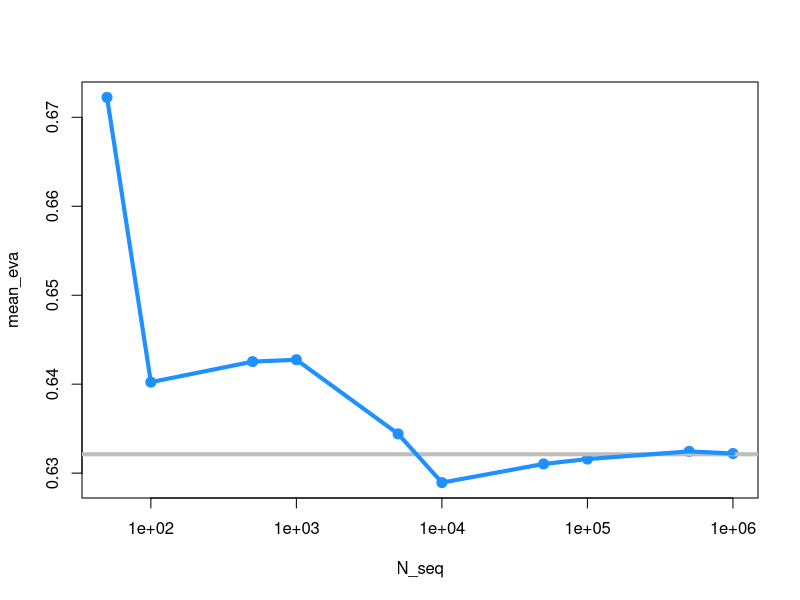
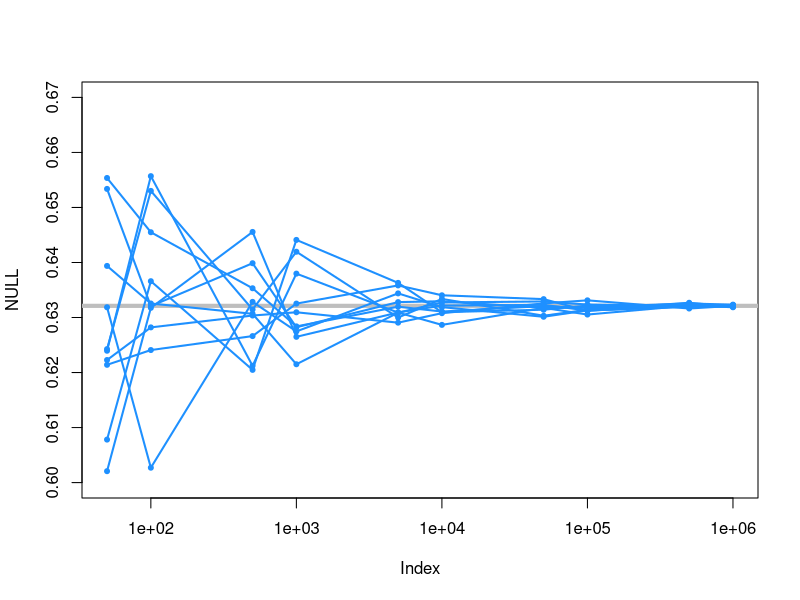
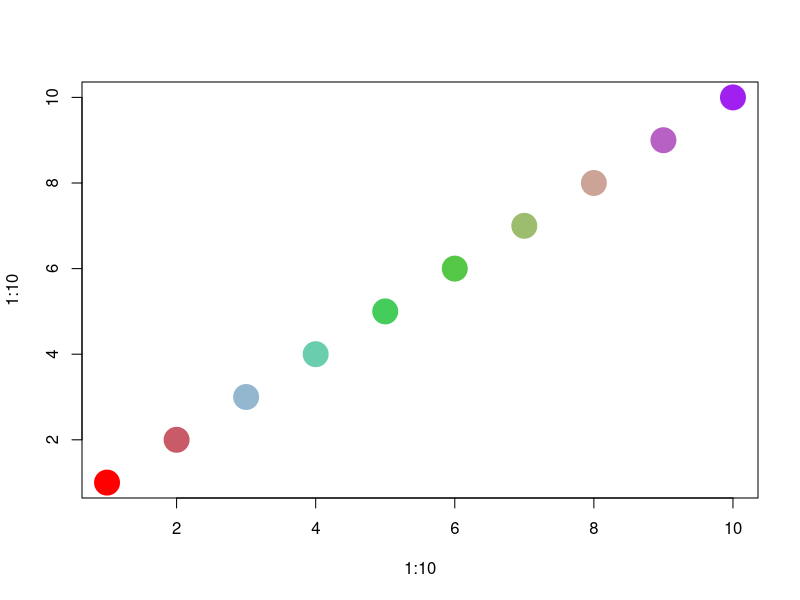
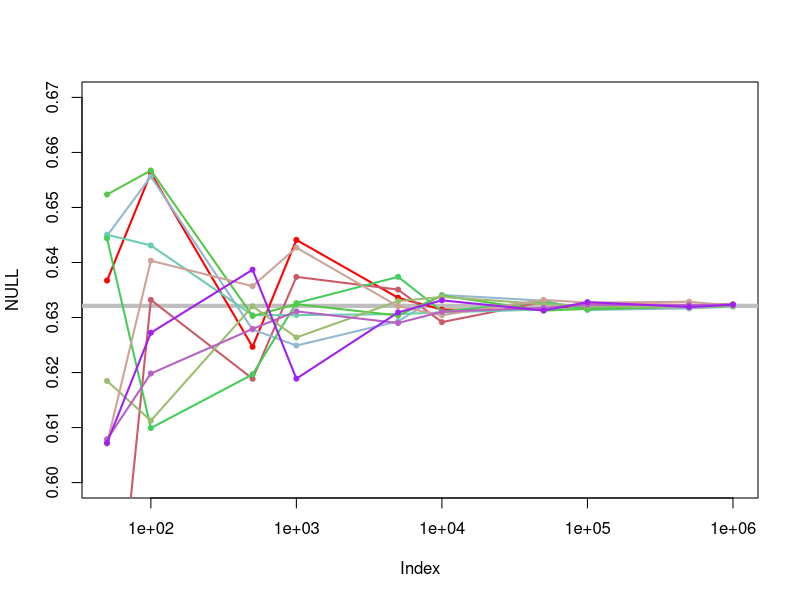
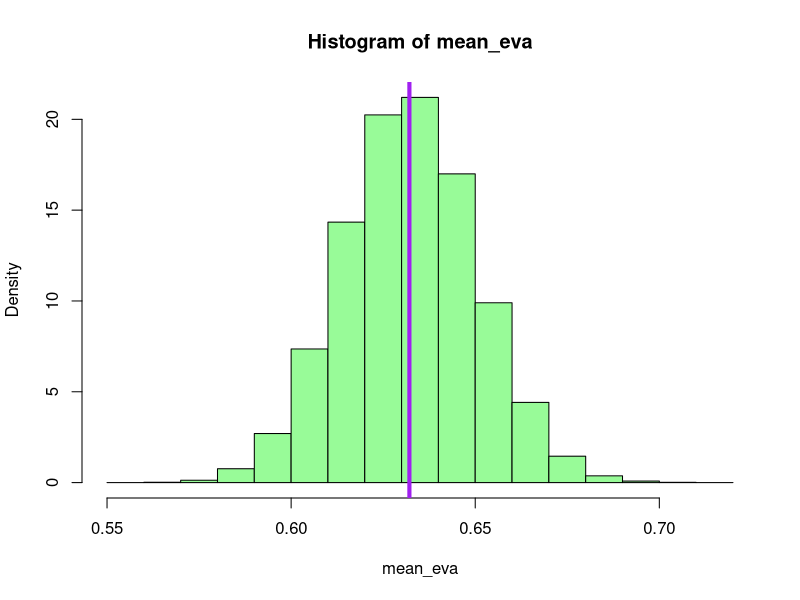
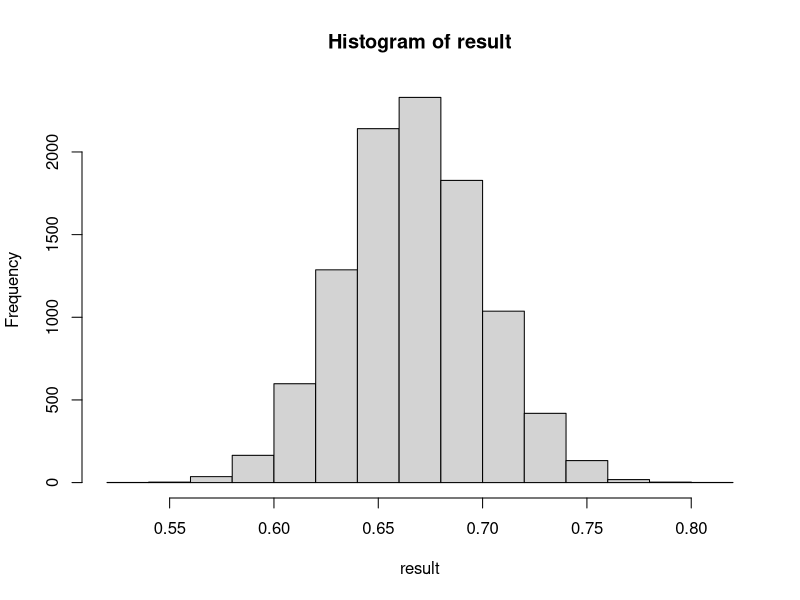
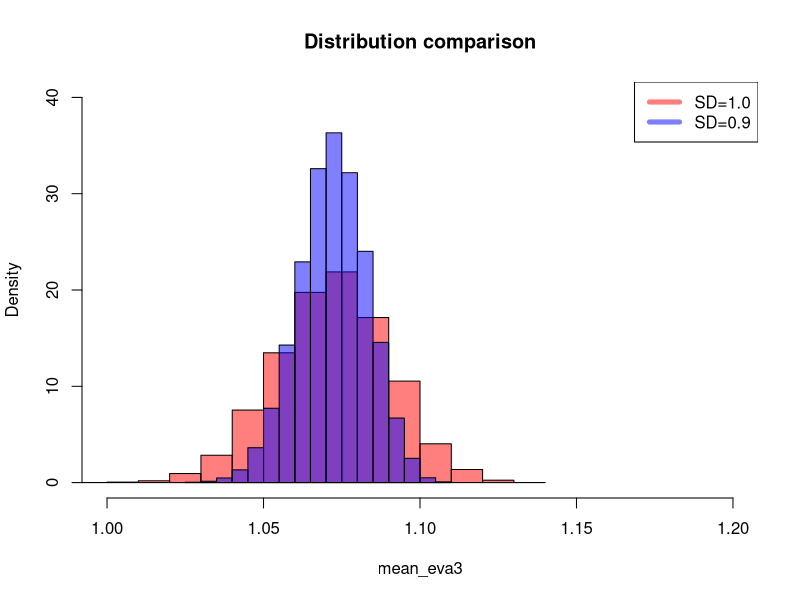
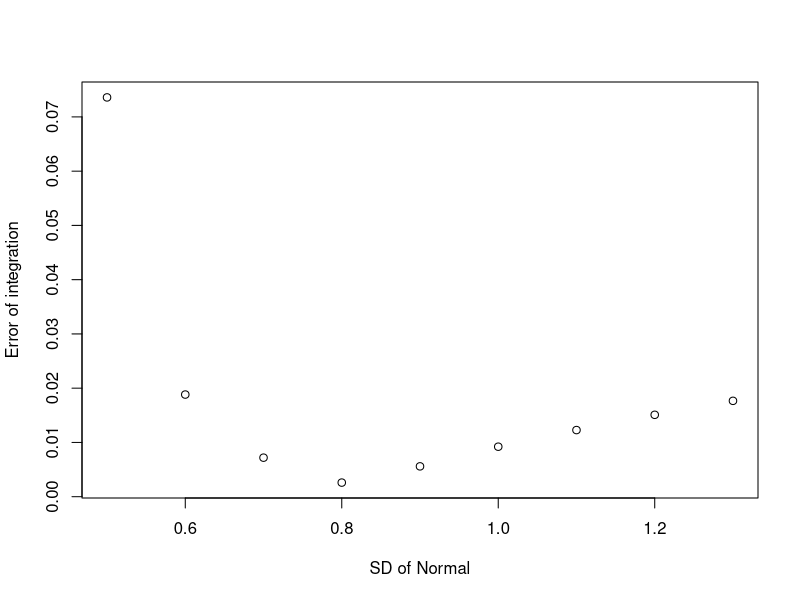

R code for these plots, in order: (Note: a time limit stopped this script after it produced the figures.)
## -------------------------------------------------------------
## Stat/Q Sci 403 Lab 3 | Spring 2019 | University of Washington
## -------------------------------------------------------------
###                                      ###
### Part 1: Monte Carlo Integration - 1  ###
###                                      ###
### simple example: exp(-x)
### --> we know the true answer
f_target = function(x){
  return(exp(-x))
}
  # target function

###
N = 100

X_uni = runif(N)
eva_uni = f_target(X_uni)
mean(eva_uni)

1-exp(-1)
  # the answer


### visualization of convergence
N_seq = c(50,100, 500,1000, 5000,10000, 5e4, 1e5, 5e5, 1e6)
mean_eva = rep(NA, length(N_seq))

for(j in 1:length(N_seq)){
  N = N_seq[j]
  X_uni = runif(N)
  eva_uni = f_target(X_uni)
  mean_eva[j] = mean(eva_uni)
}

mean_eva
1-exp(-1)


### showing the plot
plot(x=N_seq, y=mean_eva, pch=20, log="x", col="dodgerblue", cex=2)
abline(h=1-exp(-1), lwd=4, col="gray")
lines(x=N_seq, y=mean_eva, lwd=4, col="dodgerblue")


### repeat the plot
plot(NULL, ylim=c(0.6, 0.67), xlim=c(50, 1e6), log="x")
abline(h=1-exp(-1), lwd=4, col="gray")

for(i_rep in 1:10){
  mean_eva = rep(NA, length(N_seq))
  for(j in 1:length(N_seq)){
    N = N_seq[j]
    X_uni = runif(N)
    eva_uni = f_target(X_uni)
    mean_eva[j] = mean(eva_uni)
  }
  points(x=N_seq, y=mean_eva, pch=20, col="dodgerblue")
  lines(x=N_seq, y=mean_eva, lwd=2, col="dodgerblue")
}


### change the color of curves
col_new = colorRampPalette(c("red","skyblue","limegreen","tan","purple"))
  # create a color palette that mix several color
col_new
col_new(10)

plot(x=1:10,y=1:10, col=col_new(10), pch=20, cex=5)



plot(NULL, ylim=c(0.6, 0.67), xlim=c(50, 1e6), log="x")
abline(h=1-exp(-1), lwd=4, col="gray")

col_curve = col_new(10)

for(i_rep in 1:10){
  mean_eva = rep(NA, length(N_seq))
  for(j in 1:length(N_seq)){
    N = N_seq[j]
    X_uni = runif(N)
    eva_uni = f_target(X_uni)
    mean_eva[j] = mean(eva_uni)
  }
  points(x=N_seq, y=mean_eva, pch=20, col=col_curve[i_rep])
  lines(x=N_seq, y=mean_eva, lwd=2, col=col_curve[i_rep])
}


### fixed N, see the variability and bias
N = 100

X_uni = runif(N)
eva_uni = f_target(X_uni)
mean(eva_uni)


#
n_rep = 100000
mean_eva = rep(NA, n_rep)
for(i_rep in 1:n_rep){
  X_uni = runif(N)
  eva_uni = f_target(X_uni)
  mean_eva[i_rep] = mean(eva_uni)
}

mean(mean_eva)
1-exp(-1)
  # very close -- because it is unbiased!
  
sd(mean_eva)
  # this quantify the Monte Carlo Error (variability caused by N)

hist(mean_eva, probability = T, col="palegreen")
abline(v= 1-exp(-1), col="purple",lwd=4)


### exp(-x^3)
f_target = function(x){
  return(exp(-x^3))
}
# target function


#### Exercise 1:
#### Integrating the function f(x) = 5x^4-x^2 within the interval [0,1].
#### (1) Show the result using a size N=1000 Monte Carlo Simulation 
####     from a uniform distribution.

f2 <- function(x) {
  return(5*x^4 - x^2)
}

N <- 1000
x_unif <- runif(N)
eva_unif <- f2(x_unif)
mean(eva_unif)

#### (2) Repeat this process for 10000 times and see the variance.
####     Show the histogram of the result of all 10000 integrations. 

result <- rep(NA, 10000)

for (i in 1:10000) {
  x_unif <- runif(N)
  eva_unif <- f2(x_unif)
  result[i] <- mean(eva_unif)
}

hist(result)

#### (3) Show the result using N = 50, 100, 500, 1000, ... , 1e6. 
####     Repeat the process 10 times and display the results. 


###                                      ###
### Part 2: Monte Carlo Integration - 2  ###
###                                      ###
### comparing different sampling distributions
f_target = function(x){
  return(exp(-x))
}
N = 100
n_rep = 100000

# method 1: Uniform [0,1]
mean_eva = rep(NA, n_rep)
for(i_rep in 1:n_rep){
  X_uni = runif(N)
  eva_uni = f_target(X_uni)
  mean_eva[i_rep] = mean(eva_uni)
}

sd(mean_eva)


# method 2: Beta (2,2)
mean_eva2 = rep(NA, n_rep)
for(i_rep in 1:n_rep){
  X2 = rbeta(N, shape1=2, shape2=2)
  #eva2 = f_target(X2)/(6*X2*(1-X2))
  eva2 = f_target(X2)/dbeta(X2, shape1 = 2, shape2 = 2)
  mean_eva2[i_rep] = mean(eva2)
}

mean(mean_eva2)
1-exp(-1)
  # unbiased!

sd(mean_eva2)

sd(mean_eva)
  # method 2 is not a better method



### different range
### assume we want to evaluate 1/(1+exp(x^2)) over the entire real line
### we will use normal distribution to do this
f_target = function(x){
  return(1/(1+exp(x^2)))
}
#
N = 250

## standard normal
X3 = rnorm(N)
eva3 = f_target(X3)/dnorm(X3)
  # dnorm: the density of normal distribution
mean(eva3)
  # the actual answer is about 1.072

# see the variablility 
n_rep = 10000
mean_eva3 = rep(NA, n_rep)
for(i_rep in 1:n_rep){
  X3 = rnorm(N)
  eva3 = f_target(X3)/dnorm(X3)
  mean_eva3[i_rep] = mean(eva3)
}

sd(mean_eva3)


## change variance
X4 = rnorm(N, sd =0.5)
eva4 = f_target(X4)/dnorm(X4, sd=0.5)
  # dnorm: the density of normal distribution
mean(eva4)

# see the variablility 
n_rep = 10000
mean_eva4 = rep(NA, n_rep)
for(i_rep in 1:n_rep){
  X4 = rnorm(N, sd=0.9)
  eva4 = f_target(X4)/dnorm(X4, sd=0.9)
  mean_eva4[i_rep] = mean(eva4)
}

sd(mean_eva4)


### compare histogram
hist(mean_eva3, xlim=c(1,1.2), probability = T, ylim=c(0,40),
     col=rgb(1,0,0,0.5), main="Distribution comparison")
hist(mean_eva4, xlim=c(1,1.2), probability = T, ylim=c(0,40), add=T,
     col=rgb(0,0,1,0.5))
legend("topright", c("SD=1.0", "SD=0.9"), 
       col=c(rgb(1,0,0,0.5),rgb(0,0,1,0.5)), lwd=5)


#### Exercise 2-1:
#### Integrating the function f(x) = 5x^4-x^2 within the interval [0,1].
#### (1) Use Monte Carlo Simulation with Beta(2,2) and N=1000 realizations
####     to see the result.

N <- 1000
tar_fun <- function(x) {
  return(5*x^4 - x^2)
}

x_sim <- rbeta(N, 2, 2)
sim <- tar_fun(x_sim)/x_sim
mean(sim)

#### (2) What is the variance of this estimator? Repeat (1) 10000 times to
####     estimat the Monte Carlo error.
####     Does this sampling distribution provides a smaller variance than 
####     the one from Uni[0,1]? 

#### Exercise 2-2:
#### Integrating the function f(x) = e^(-x^2) within the interval [0,infty).
#### (1) Use Exp(1) and a size N = 1000 Monte Carlo Simulation to estimate it.

tar_fun <- function(x) {
  return(exp(-x^2))
}

x_sim_exp <- rexp(N, 1)
sim_exp <- tar_fun(x_sim_exp) / x_sim_exp
mean(sim_exp)

#### (2) What is the variance of this estimator? Repeat (1) 10000 times to
####     estimate the Monte Carlo error.
sd(sim_exp)

#### (3) Think about what will be the actual value of this integration. 
####     Hint: Think about normal distribution.



###                                 ###
### Part 3: Monte Carlo Simulation  ###
###                                 ###
### -- continue from the integration problem
### we see that different SD yields a different result
### how do we roughly understand which SD is the best?

sd_seq = c(0.5,0.6,0.7,0.8,0.9,1.0,1.1,1.2,1.3)
  # we are going to analyze which SD is the best

sim_sd = rep(NA, length(sd_seq))
sim_avg = rep(NA, length(sd_seq))

for(i_sd in 1:length(sd_seq)){
  n_rep = 10000
  mean_eva5 = rep(NA, n_rep)
  for(i_rep in 1:n_rep){
    X5= rnorm(N, sd =sd_seq[i_sd])
    eva5 = f_target(X5)/dnorm(X5, sd=sd_seq[i_sd])
    mean_eva5[i_rep] = mean(eva5)
  }
  sim_sd[i_sd] = sd(mean_eva5)
  sim_avg[i_sd] = mean(mean_eva5)
}

sim_sd

plot(x=sd_seq, y=sim_sd, xlab="SD of Normal", 
     ylab="Error of integration")


plot(x=sd_seq, y=sim_sd, xlab="SD of Normal", 
     ylab="Error of integration", type="l", lwd=3, col="brown")
points(x=sd_seq, y=sim_sd, col="brown", cex=2, pch=16)
  # this tells you which method is the best one


#
plot(x=sd_seq, y=sim_avg, xlab="SD of Normal", ylim=c(0.9, 1.2),
#plot(x=sd_seq, y=sim_avg, xlab="SD of Normal", ylim=c(1.071, 1.073),
     ylab="Estimate of integration", pch=15, col="blue", cex=1)
points(x=sd_seq, y=sim_avg+sim_sd , pch="-", col="blue",
       cex=2)
points(x=sd_seq, y=sim_avg-sim_sd , pch="-", col="blue",
       cex=2)
for(i in 1:length(sd_seq)){
  segments(x0 = sd_seq[i], y0 = sim_avg[i]+sim_sd[i], 
           y1=sim_avg[i]-sim_sd[i], lwd=2, col="blue")
}
  # this gives you an idea of estimate and its errors
  # the corresponding error bars denotes the error of monte carlo simulation


### power of a test
fn_power = function(mu, n){
  return(1-pnorm(qnorm(0.95)-sqrt(n)*mu))+pnorm(-qnorm(0.95)-sqrt(n)*mu)
}

n=16
  # in our demo, we use sample size 16 as the same of lecture note

## first we try a fixed mu:
mu0 = 0.5

data =rnorm(n=16, mean = mu0)
T_stats = sqrt(n)*(abs(mean(data))-0)/1
  # test statistic
T_stats > qnorm(0.95)
  # check if test stats is greater than the threshold


## use Monte Carlo to check the power: repeat many times
N = 10000
H0_reject = rep(NA, N)
for(i in 1:N){
  data =rnorm(n=16, mean = mu0)
  T_stats = sqrt(n)*(abs(mean(data))-0)/1
  H0_reject[i] = T_stats > qnorm(0.95)
}
H0_reject

mean(H0_reject)
  # an estimate of the number of H0 being rejected

fn_power(mu0, n)
  # the answer

sd(H0_reject)/sqrt(N)
  # error of Monte Carlow Simulation



### power curve
mu_seq = seq(from=-2, to=+2, by=0.05)

plot(x=mu_seq, y= fn_power(mu_seq,n=16), type="l",lwd=3,
     col="blue", ylab="Power", xlab="mu")
  # this is the actual power curve


## using Monte Carlo Simulation to estimate the power curve
N = 1000

sim_power = rep(NA, length(mu_seq))

for(i_sim in 1:length(mu_seq)){
  H0_reject = rep(NA, N)
  mu0 = mu_seq[i_sim]
  for(i in 1:N){
    data =rnorm(n=16, mean = mu0)
    T_stats = sqrt(n)*(abs(mean(data))-0)/1
    H0_reject[i] = T_stats > qnorm(0.95)
  }
  sim_power[i_sim] = mean(H0_reject)
}

plot(x=mu_seq, y= sim_power, type="l",lwd=3,
     col="red", ylab="Power", xlab="mu", main=paste("N =", N))
lines(x=mu_seq, y=fn_power(mu_seq, n=16), lwd=3, col="blue")
legend("bottomleft", c("Simulated","True"), col=c("red","blue"), 
       lwd=6)

paste("N =", N)
  # a function combine algebra and character

plot(x=mu_seq, y= sim_power, type="l",lwd=3,
     col=rgb(1,0,0,0.7), ylab="Power", xlab="mu", main=paste("N =", N))
lines(x=mu_seq, y=fn_power(mu_seq, n=16), lwd=3, col=rgb(0,0,1,0.7))
legend("bottomleft", c("Simulated","True"), 
       col=c(rgb(1,0,0,0.9),rgb(0,0,1,0.9)), 
       lwd=6)


#### Exercise 3: 
#### What is the probability that a standard normal random variable is
#### greater than 1.5?
#### (1) Let's use Monte Carlo simulations to find this out.
####     First, we simulate N=1000 data points from N(0,1).
####     Then we compute the ratio of these points above 1.5.

#### (2) What is the size of the error of this estimate? 
####     Let's repeat the above process for 10000 times and compute the
####     standard variance of the Monte Carlo estimator.

#### (3) Use a histogram to show the distribution of this estimate.
####     Also attach a vertical line to denote the theoretical value of
####     this probability.


### Power and sample size--an illustration from chicken weight data
chickwts

chickwts[chickwts$feed=="horsebean",]

## Suppose someone claim that the average weight is 260. 
## If we want to know chicken taking meatmeal is significantly different
## from the usual chicken. Namely, we want to test
##          H0: average weight of chicken taking meatmeal = 260
## Here is how we will do the t-test:
t.test(chickwts[chickwts$feed=="meatmeal",1], mu = 260)
  # the p-value=0.40 is not significant...

## Though we do not have enough evidence, this could be caused by the low power.
## Here is the mean and SD of those chicken taking meatmeal:
mean(chickwts[chickwts$feed=="meatmeal",1])
sd(chickwts[chickwts$feed=="meatmeal",1])

length(chickwts[chickwts$feed=="meatmeal",1])

## Assume the actual weight distribution of chicken taking meatmeal is
## N(277, 65^2), which fits perfectly with our observations. 
## Under this distribution, what is the chance that we reject H0 (mean=260)
## using only 11 sample?
## Let's use Monte Carlo simulation to figure it out.
## Assume the significance level alpha=0.10.
alpha0 = 0.10
n = 11

chickwt_sim = rnorm(n, mean=277, sd=65)
t.test(chickwt_sim, mu=260)$p.value

t.test(chickwt_sim, mu=260)$p.value < alpha0

N = 10000
sim_power = rep(NA, N)
for(i in 1:N){
  chickwt_sim = rnorm(n, mean=277, sd=65)
  sim_power[i] = t.test(chickwt_sim, mu=260)$p.value < alpha0
}

mean(sim_power)
  # only about 20%... this tells us that even if H0 is incorrect, we still do
  # not have much chance to reject it under 10% significance level 


## Now suppose we increase the sample size to n = 40, do we have more chance?
n = 40

sim_power = rep(NA, N)
for(i in 1:N){
  chickwt_sim = rnorm(n, mean=277, sd=65)
  sim_power[i] = t.test(chickwt_sim, mu=260)$p.value < alpha0
}

mean(sim_power)
  # we now have about a chance of 50%!


## In what follows, we will study the "power" under various sample size:
n_seq = seq(from=10, to=100, by=10)

sim_power_seq = rep(NA, length(n_seq))
for(i_sim in 1:length(n_seq)){
  n = n_seq[i_sim]
  sim_power = rep(NA, N)
  for(i in 1:N){
    chickwt_sim = rnorm(n, mean=277, sd=65)
    sim_power[i] = t.test(chickwt_sim, mu=260)$p.value < alpha0
  }
  sim_power_seq[i_sim] = mean(sim_power)
}
sim_power_seq

plot(x=n_seq, y=sim_power_seq, ylim=c(0,1), pch=16, cex=1.5,col="red",
     xlab="Sample size", ylab = "Power")
lines(x=n_seq, y=sim_power_seq, col="red", lwd=3)


###                              ###
### Part 4: Theory of Histogram  ###
###                              ###
n = 100
n_bin = 20

for(i_dummy in 1:100){
  hist(rbeta(n, shape1=2, shape2=2), breaks=n_bin, xlim=c(0,1), 
       col="palegreen", probability = T, ylim=c(0,2))
  abline(h=5, lwd=2, col="purple")
  
  l_seq = seq(from=0, to=1, by=0.01)
  lines(l_seq, y=dbeta(l_seq,shape1=2, shape2=2), lwd=2, col="blue")
  Sys.sleep(0.5)
}


n = 100000
#n_bin = round(n^(1/3))
n_bin = n/20

for(i_dummy in 1:100){
  hist(rbeta(n, shape1=2, shape2=2), breaks=n_bin, xlim=c(0,1), 
       col="palegreen", probability = T, ylim=c(0,2))
  abline(h=5, lwd=2, col="purple")
  
  l_seq = seq(from=0, to=1, by=0.01)
  lines(l_seq, y=dbeta(l_seq,shape1=2, shape2=2), lwd=2, col="blue")
  Sys.sleep(0.5)
}


### Error of histogram
### Question: what is the error of a histogram under certain number of bins?
n = 1000
n_bin = 10

hist0 = hist(rbeta(n, shape1=2, shape2=2), breaks=n_bin,plot = F)
err = hist0$density - dbeta(hist0$mids, shape1=2, shape2=2)

mean(err^2)
  # average error over all bins


## check the distribution of that error due to simulation
N = 2000

bin_err = rep(NA, N)
for(i in 1:N){
  hist0 = hist(rbeta(n, shape1=2, shape2=2), breaks=n_bin,plot = F)
  err = hist0$density - dbeta(hist0$mids, shape1=2, shape2=2)
  bin_err[i] =mean(err^2)
}

hist(bin_err, col="tan")
  # this shows the distribution of histogram error under 10 bins


## change the bin #
n_bin = 20
bin_err2 = rep(NA, N)
for(i in 1:N){
  hist0 = hist(rbeta(n, shape1=2, shape2=2), breaks=n_bin,plot = F)
  err = hist0$density - dbeta(hist0$mids, shape1=2, shape2=2)
  bin_err2[i] =mean(err^2)
}

hist(bin_err2, col="palegreen")


n_bin = 5
bin_err3 = rep(NA, N)
for(i in 1:N){
  hist0 = hist(rbeta(n, shape1=2, shape2=2), breaks=n_bin,plot = F)
  err = hist0$density - dbeta(hist0$mids, shape1=2, shape2=2)
  bin_err3[i] =mean(err^2)
}

hist(bin_err3, col="orchid", probability = T)


## compare
hist(bin_err3, col=rgb(0.5,0,0.5,0.7), main="Histogram Errors Distribution", 
     probability = T, xlim=c(0,0.04), xlab="Histogram Error")
hist(bin_err, col=rgb(0,1,0,0.7), main="Histogram Errors", 
     probability = T, add=T)
hist(bin_err2, col=rgb(0.5,0.5,0,0.7), main="Histogram Errors", 
     probability = T, add=T)
legend("topright",c("# of bin = 5","# of bin = 10", "# of bin = 20"), 
       col=c(rgb(0.5,0,0.5,0.7),rgb(0,1,0,0.7),rgb(0.5,0.5,0,0.7)), lwd=6)


#### Exercise 4:
#### Let's return to the chicken weight data. 
#### This time we want to see if chicken taking soybean will have a significant
#### different weight on average. Suppose the average weight is 260. So we want
#### to test
####          H0: average weight of chicken taking soybean = 260
#### Assume we will use t.test.
#### (1) Can we reject the H0 under 10% significance level?

#### (2) Assume the actual weight distribution of chicken taking soybean is
####     N(246, 54^2), which fits perfectly with our observations. 
####     Under this distribution, what is the chance that we reject 
####     H0 (mean=260) using only 14 sample?
####     Use N =10000 Monte Carlo simulations to check this probability.

#### (3) Now suppose we increase the sample size to n = 50, 
####     how much chance will we have?

#### (4) What will the power be if we are using a sample size n= 15, 25, ... 95?





### (optional) fix sample size n, check how n_bin changes the error.
N = 1000
bin_width_seq = seq(from=0.04, to=0.40, by=0.02)
bin_err_seq = rep(NA, length(bin_width_seq))

for(i_width in 1:length(bin_width_seq)){
  break_pt = seq(from=-1, to=2, by=bin_width_seq[i_width])
  bin_err = rep(NA, length(bin_width_seq))
  for(i in 1:N){
    hist0 = hist(rbeta(n, shape1=2, shape2=2), breaks=break_pt,plot = F)
    err = hist0$density - dbeta(hist0$mids, shape1=2, shape2=2)
    bin_err[i] = mean(err^2)
  }
  bin_err_seq[i_width] = mean(bin_err)
}

plot(x= bin_width_seq, y=bin_err_seq, pch=16, cex=1.5, xlab="Bin width",
     ylab="Error of Histogram")
lines(x= bin_width_seq, y=bin_err_seq)
